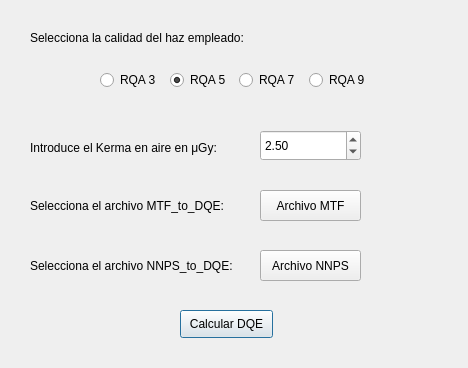
<?xml version="1.0" encoding="UTF-8"?>
<ui version="4.0">
 <class>Dialog</class>
 <widget class="QDialog" name="Dialog">
  <property name="geometry">
   <rect>
    <x>0</x>
    <y>0</y>
    <width>468</width>
    <height>368</height>
   </rect>
  </property>
  <property name="windowTitle">
   <string>ReX - DQE</string>
  </property>
  <widget class="QLabel" name="RQALabel">
   <property name="geometry">
    <rect>
     <x>30</x>
     <y>30</y>
     <width>341</width>
     <height>16</height>
    </rect>
   </property>
   <property name="text">
    <string>Selecciona la calidad del haz empleado:</string>
   </property>
  </widget>
  <widget class="QLabel" name="kermaLabel">
   <property name="geometry">
    <rect>
     <x>30</x>
     <y>140</y>
     <width>341</width>
     <height>16</height>
    </rect>
   </property>
   <property name="text">
    <string>Introduce el Kerma en aire en μGy:</string>
   </property>
  </widget>
  <widget class="QDoubleSpinBox" name="kermaValue">
   <property name="geometry">
    <rect>
     <x>260</x>
     <y>130</y>
     <width>101</width>
     <height>31</height>
    </rect>
   </property>
   <property name="maximum">
    <double>99999.990000000005239</double>
   </property>
   <property name="value">
    <double>2.500000000000000</double>
   </property>
  </widget>
  <widget class="QPushButton" name="calculateButton">
   <property name="geometry">
    <rect>
     <x>180</x>
     <y>310</y>
     <width>93</width>
     <height>28</height>
    </rect>
   </property>
   <property name="text">
    <string>Calcular DQE</string>
   </property>
  </widget>
  <widget class="QLabel" name="MTFLabel">
   <property name="geometry">
    <rect>
     <x>30</x>
     <y>190</y>
     <width>221</width>
     <height>31</height>
    </rect>
   </property>
   <property name="text">
    <string>Selecciona el archivo MTF_to_DQE:</string>
   </property>
  </widget>
  <widget class="QPushButton" name="selectMTF">
   <property name="geometry">
    <rect>
     <x>260</x>
     <y>190</y>
     <width>101</width>
     <height>31</height>
    </rect>
   </property>
   <property name="text">
    <string>Archivo MTF</string>
   </property>
  </widget>
  <widget class="QLabel" name="NPSLabel">
   <property name="geometry">
    <rect>
     <x>30</x>
     <y>250</y>
     <width>221</width>
     <height>31</height>
    </rect>
   </property>
   <property name="text">
    <string>Selecciona el archivo NNPS_to_DQE:</string>
   </property>
  </widget>
  <widget class="QPushButton" name="selectNPS">
   <property name="geometry">
    <rect>
     <x>260</x>
     <y>250</y>
     <width>101</width>
     <height>31</height>
    </rect>
   </property>
   <property name="text">
    <string>Archivo NNPS</string>
   </property>
  </widget>
  <widget class="QWidget" name="horizontalLayoutWidget">
   <property name="geometry">
    <rect>
     <x>100</x>
     <y>60</y>
     <width>272</width>
     <height>41</height>
    </rect>
   </property>
   <layout class="QHBoxLayout" name="horizontalLayout">
    <item>
     <widget class="QRadioButton" name="Button_RQA3">
      <property name="text">
       <string>RQA 3</string>
      </property>
     </widget>
    </item>
    <item>
     <widget class="QRadioButton" name="Button_RQA5">
      <property name="text">
       <string>RQA 5</string>
      </property>
      <property name="checked">
       <bool>true</bool>
      </property>
     </widget>
    </item>
    <item>
     <widget class="QRadioButton" name="Button_RQA7">
      <property name="text">
       <string>RQA 7</string>
      </property>
     </widget>
    </item>
    <item>
     <widget class="QRadioButton" name="Button_RQA9">
      <property name="text">
       <string>RQA 9</string>
      </property>
     </widget>
    </item>
   </layout>
  </widget>
 </widget>
 <resources/>
 <connections/>
</ui>
